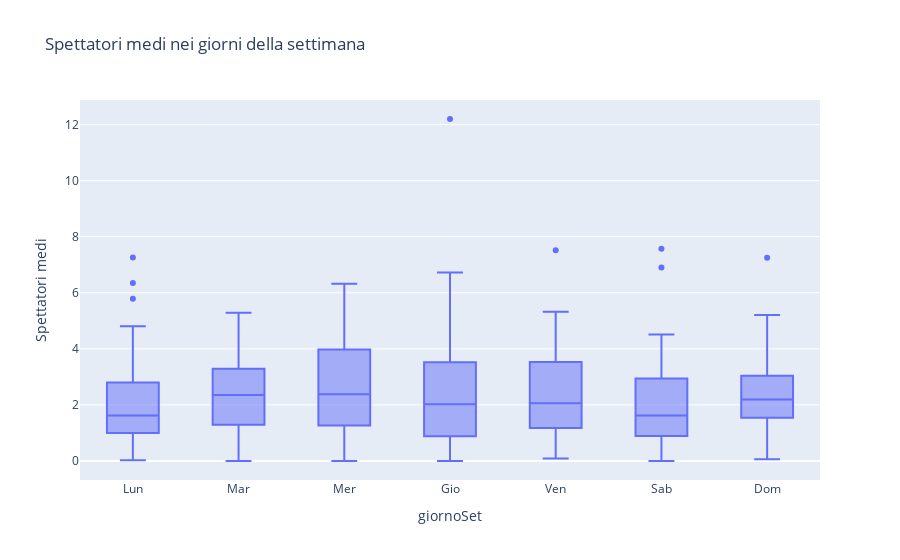

The code cell stored with this chart in its notebook:
### Code cell
px.box(dfStr,x="giornoSet",y="Spettatori medi",category_orders={"giornoSet":["Lun","Mar","Mer","Gio","Ven","Sab","Dom"]},title="Spettatori medi nei giorni della settimana")

### Figure 1 — Plotly figure (JSON) as saved in the notebook; plotly's stock layout.template omitted (floating-point values rounded to 4 significant figures; data arrays with more than 128 entries replaced by an {"elided": "..."} marker saying what was removed)
{"data": [{"alignmentgroup": "True", "hovertemplate": "giornoSet=%{x}<br>Spettatori medi=%{y}<extra></extra>", "legendgroup": "", "marker": {"color": "#636efa"}, "name": "", "notched": false, "offsetgroup": "", "orientation": "v", "showlegend": false, "type": "box", "x": {"elided": "216 str values"}, "x0": " ", "xaxis": "x", "y": {"elided": "216 float values"}, "y0": " ", "yaxis": "y"}], "layout": {"boxmode": "group", "legend": {"tracegroupgap": 0}, "title": {"text": "Spettatori medi nei giorni della settimana"}, "xaxis": {"anchor": "y", "categoryarray": ["Lun", "Mar", "Mer", "Gio", "Ven", "Sab", "Dom"], "categoryorder": "array", "domain": [0, 1], "title": {"text": "giornoSet"}}, "yaxis": {"anchor": "x", "domain": [0, 1], "title": {"text": "Spettatori medi"}}}}
